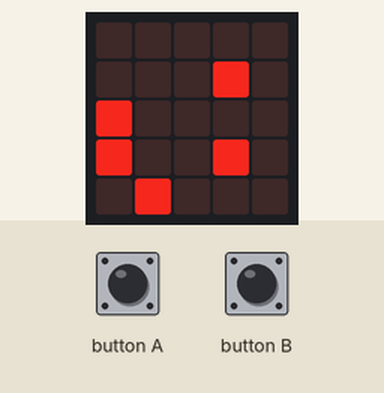
This program was run on a simulated BBC micro:bit running MicroPython. Parts: the board's 5×5 LED display. Inputs (shaded band) come from the test bench. Dim RGB values are drawn brighter than linear; random numbers come from a fixed seed.

Above: at 1.2 s.
1.3 s: button B pressed for 3.2 s
At 4.2 s:
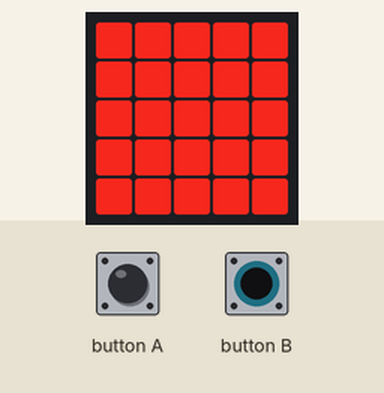
6.0 s: button A pressed for 3.2 s
At 8.32 s:
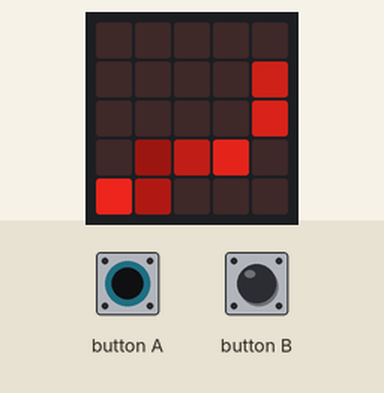
10.7 s: button A pressed for 0.35 s
At 10.86 s:
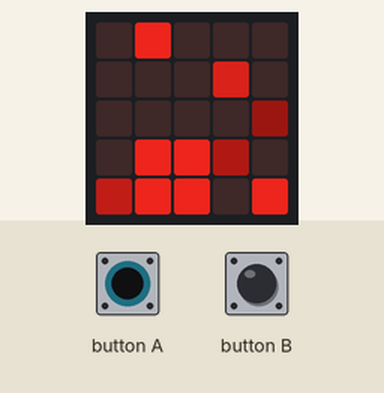
13.0 s: button A pressed for 1 s
At 13.39 s:
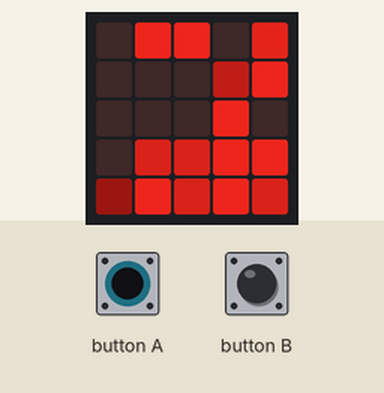
15.5 s: button A pressed for 0.35 s
At 17.0 s:
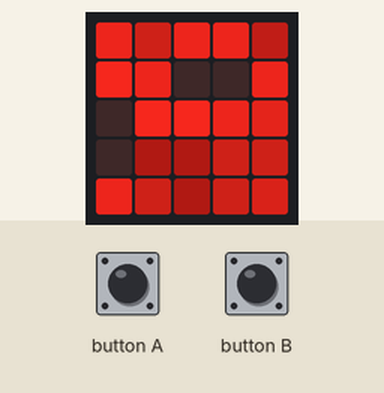
18.1 s: button A pressed for 3.2 s
At 22.9 s:
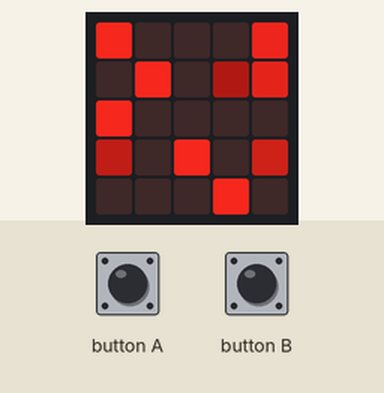

Measured:
- after the input at 6.0 s, the display: first changes after 0.20 s (image 2 shows a later state)
- what the display in image 5 shows lasts 0.6 s, from 16.6 s to 17.2 s

The program:

eventV2.py
```python
from microbit import *
import random

# See https://microbit-micropython.readthedocs.io/en/latest/

## Micro event system
## Second evolution

Queue=[]
class ContextClass:
    def __init__(self):
        self.a=False
        self.b=False
        self.fadeParam=-1

def EventLoop(extraSleepTime=0):
    Context=ContextClass()
    while True:
        if(extraSleepTime >0):
            sleep(extraSleepTime)
        for f,t in Queue:
            f(Context)
            if t>0:
                sleep(t)

### Functions the event system will call
dots = [ [0]*5, [0]*5, [0]*5, [0]*5, [0]*5 ]

def led_dance(c):
    # A/B pressed?
    ba=c.a
    bb=c.b
    # Turn on a off one if possible
    a=random.randrange(5)
    b=random.randrange(5)
    if( dots[a][b] != 0):
        # II chance choser
        b=random.randrange(5)
    dots[a][b] = 8
    display.set_pixel(a, b, dots[a][b])
    if ba:
        c.fadeParam=-1
    if bb:
        c.fadeParam=1
    if ba or bb:
        for i in range(5):
            for j in range(5):
                newVal=dots[i][j] + c.fadeParam
                if newVal >8:
                    newVal=8
                elif newVal <0:
                    newVal=0
                dots[i][j] = newVal
                display.set_pixel(i, j, dots[i][j])


def buttons_test(c):
    c.a=False
    c.b=False
    if button_a.is_pressed():
        c.a=True
    if button_b.is_pressed():
        c.b=True

# Queue is a tuple with: funtion + sleepTime
# You must sum all the time to get a vali idea on how it works
# 0 means: no sleep at all, execute function and go.
Queue=[ (buttons_test,0), (led_dance,280)]
EventLoop()
```
